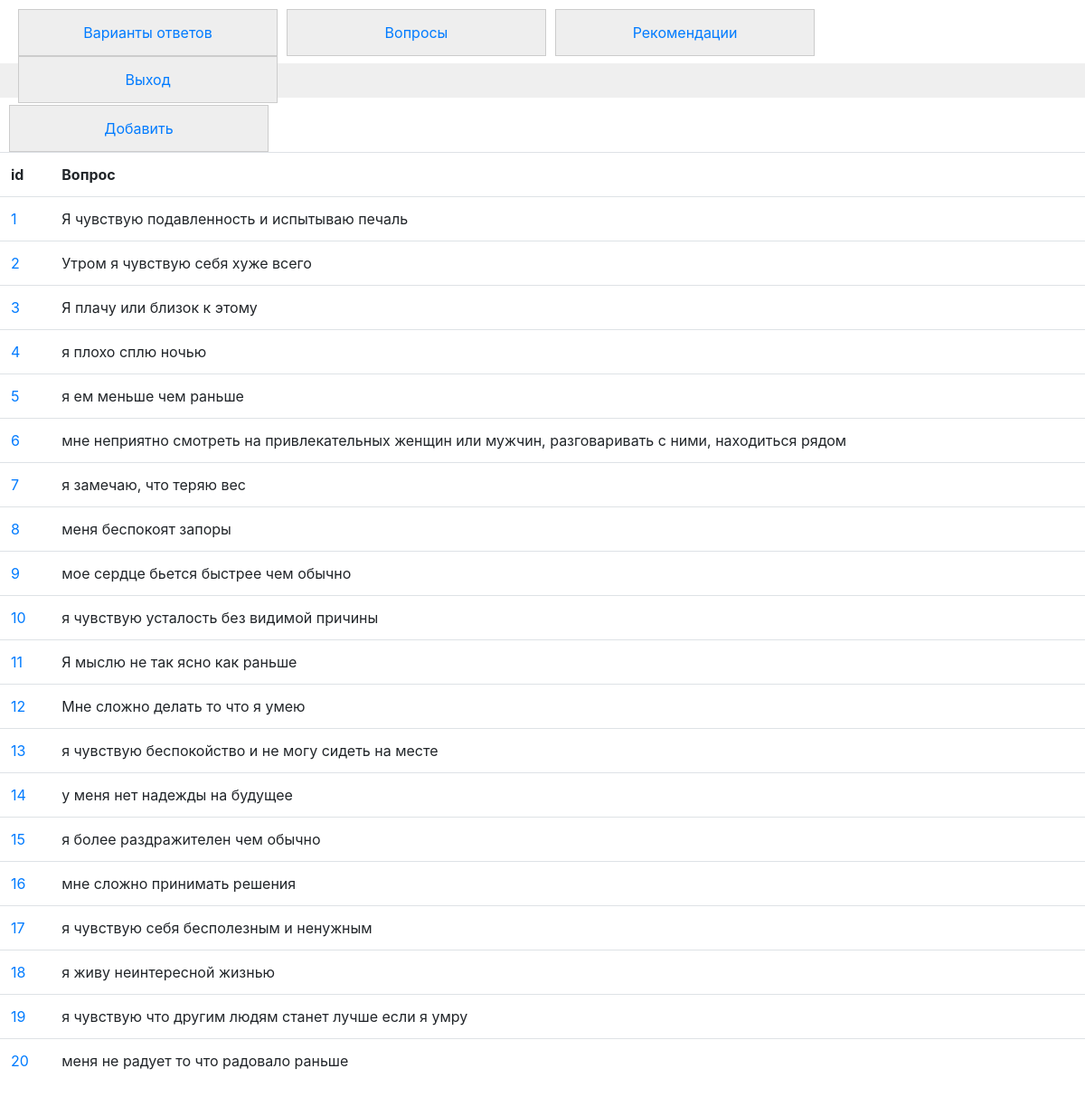
Screenshot of /questions with the database file from the repository.
### app/models.py (models this page shows, shortened)
class Questions(models.Model):
    question = models.CharField(max_length=250,verbose_name='вопрос')

### app/views.py (the view)
# urls.py: path('questions', QuestionsListView.as_view(), name='questions'),
class QuestionsListView(generic.ListView):
    model = Questions
    template_name = 'question.html'
    context_object_name = 'question'

### app/templates/question.html (shortened to what this page needs)
{% extends 'expert.html' %}
{% block content %}
    <h2>Вопросы</h2>
    <button class="button" type="button" ><a href="{% url 'question_form' %}">Добавить</a> </button>
    <table class="table table-hover">
        <th> id</th>
        <th> Вопрос</th>
        {% for i in question %}
        <tr>
            <td>
                <a href="{% url 'question_edit' i.id %}">{{ i.id }}</a></td>
        <td> {{ i.question }}</td>
        </tr>
        {% endfor %}
        </table>
{% endblock %}

### app/templates/expert.html (shortened to what this page needs)
{% load static %}
<!DOCTYPE html>
<html lang="en">
<head>
    <link rel="stylesheet" href="{% static 'css/workers.css' %}">
    <link rel="stylesheet" href="https://stackpath.bootstrapcdn.com/bootstrap/4.1.3/css/bootstrap.min.css">
</head>
<body>
<header>
        <div id="Navigation">
<nav class="Navigation">
<button class="button" type="submit"><a href="{% url 'options' %}">Варианты ответов</a></button>
<button class="button" type="submit"><a href="{% url 'questions' %}">Вопросы</a></button>
    <button class="button" type="submit"><a href="{% url 'result' %}">Рекомендации</a></button>
    <button class="button" type="submit"><a href="{% url 'logout' %}">Выход</a></button>
</nav>
        </div>
    </header>
<section>
    {% block content %}
        {% endblock %}
</section>
</body>
</html>

### app/static/css/workers.css (style rules this page uses)
h2 { margin-top: 25px; padding-left: 20px; background-color: rgb(239, 239, 239); }
section { padding-top: 50px; }
.Navigation { padding: 10px; margin: 0; position: absolute; }
.Navigation button { width: 287px; float: left; text-align: center; list-style: none; padding: 0; margin: 0; background-color: #eee; border: 1px solid #ccc; margin-left:10px; }
.Navigation a { padding:13px; text-decoration: none; display: block; }
section { padding-top: 70px; }
.button { width: 287px; float: left; text-align: center; list-style: none; padding: 0; margin: 0; background-color: #eee; border: 1px solid #ccc; margin-left:10px; }
.button a { padding:13px; text-decoration: none; display: block; }

### rows the page displays
Questions: id "1", question "Я чувствую подавленность и испытываю печаль"
Questions: id "2", question "Утром я чувствую себя хуже всего"
Questions: id "3", question "Я плачу или близок к этому"
Questions: id "4", question "я плохо сплю ночью"
Questions: id "5", question "я ем меньше чем раньше"
Questions: id "6", question "мне неприятно смотреть на привлекательных женщин или мужчин, разговаривать с ними, находиться рядом"
Questions: id "7", question "я замечаю, что теряю вес"
Questions: id "8", question "меня беспокоят запоры"
Questions: id "9", question "мое сердце бьется быстрее чем обычно"
Questions: id "10", question "я чувствую усталость без видимой причины"
Questions: id "11", question "Я мыслю не так ясно как раньше"
Questions: id "12", question "Мне сложно делать то что я умею"
Questions: id "13", question "я чувствую беспокойство и не могу сидеть на месте"
Questions: id "14", question "у меня нет надежды на будущее"
Questions: id "15", question "я более раздражителен чем обычно"
Questions: id "16", question "мне сложно принимать решения"
Questions: id "17", question "я чувствую себя бесполезным и ненужным"
Questions: id "18", question "я живу неинтересной жизнью"
Questions: id "19", question "я чувствую что другим людям станет лучше если я умру"
Questions: id "20", question "меня не радует то что радовало раньше"
